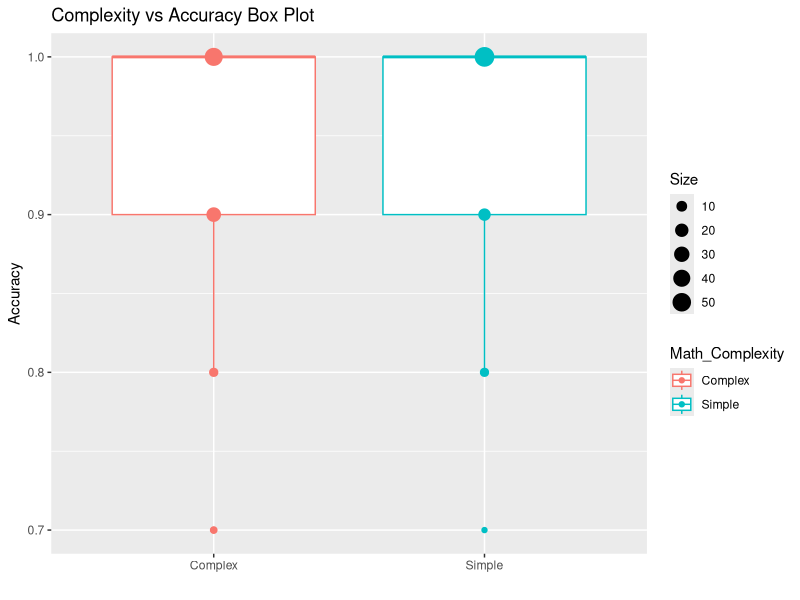

Here is the R script that generated this plot:
library(ggplot2)


data <- read.csv("237 Project.csv")


accuracy_boxplot<- ggplot(data, aes(x=Math_Complexity, y =Accuracy_Percentage, color = Math_Complexity)) +
  geom_boxplot() +labs (x= "", y= "Accuracy", title="Complexity vs Accuracy Box Plot", size="Size")+geom_count()

accuracy_boxplot
